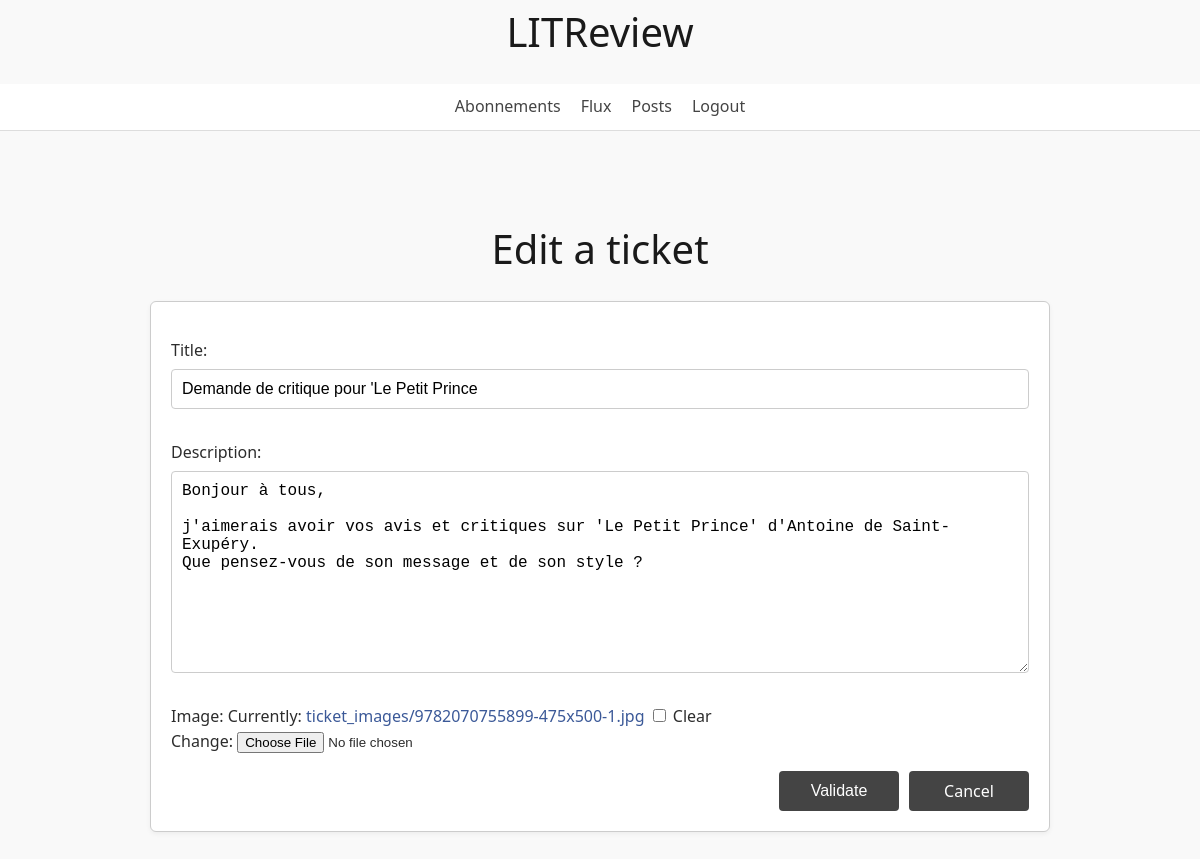
The app's page /feed/ticket/3/edit/ (signed in) with its own data.
### feed/models.py (models this page shows, shortened)
class Ticket(models.Model):
    title = models.CharField(max_length=128)
    description = models.TextField(blank=True)
    user = models.ForeignKey(settings.AUTH_USER_MODEL, on_delete=models.CASCADE)
    image = models.ImageField(upload_to="ticket_images/", blank=True, null=True)
    time_created = models.DateTimeField(auto_now_add=True)

### feed/views.py (the view)
# urls.py: path("ticket/<int:ticket_id>/edit/", views.edit_ticket, name="edit_ticket"),
@login_required
def edit_ticket(request, ticket_id):
    ticket = get_object_or_404(Ticket, id=ticket_id)
    if ticket.user != request.user:
        return HttpResponseForbidden()
    form = TicketForm(request.POST or None, request.FILES or None, instance=ticket)
    if form.is_valid():
        form.save()
        return redirect("feed")
    return render(request, "feed/ticket_form.html", {"form": form, "ticket": ticket})

### feed/forms.py
class TicketForm(forms.ModelForm):
    class Meta:
        model = Ticket
        fields = ["title", "description", "image"]

### feed/templates/feed/ticket_form.html (shortened to what this page needs)
{% extends "base_feed.html" %}
{% block content %}
<main>
<h1>{% if ticket %}Edit{% else %}Create{% endif %} a ticket</h1>
<form method="post" enctype="multipart/form-data" class="ticket">
    {{ form.as_p }}
    <div class="actions-right">
        <button type="submit" class="button">Validate</button>
        <a href="{% url 'feed' %}" class="button">Cancel</a>
    </div>
</form>
</main>
{% endblock %}

### static/css/style.css (style rules this page uses)
main { max-width: 900px; margin: 40px auto; padding: 20px; }
h1, h2, h3 { font-weight: 500; color: #1a1a1a; margin-bottom: 0.5em; }
h1 { font-size: 2.5rem; text-align: center; }
a { color: #3b5998; text-decoration: none; font-weight: 500; }
.button { display: inline-flex; align-items: center; justify-content: center; box-sizing: border-box; padding: 10px 20px; font-size: 1rem; background-color: #444; color: #fff; border: none; border-radius: 4px; cursor: pointer; transition: background-color 0.3s; min-width: 120px; height: 40px; text-align: center; line-height: 1; white-space: nowrap; margin: 0; text-decoration: none; }
.actions-right { display: flex; justify-content: flex-end; gap: 10px; margin-top: 10px; }
form input[type="text"], form input[type="email"], form input[type="password"], form textarea, form select { width: 100%; padding: 10px; margin-top: 5px; border-radius: 4px; border: 1px solid #ccc; margin-bottom: 15px; font-size: 1rem; }
.ticket, .review { background-color: #fff; padding: 20px; border-radius: 6px; border: 1px solid #ccc; margin-bottom: 20px; box-shadow: 0 2px 5px rgba(0,0,0,0.05); }

### records on screen
Ticket: title "Demande de critique pour 'Le Petit Prince", description "Bonjour à tous, j'aimerais avoir vos avis et critiques sur 'Le Petit Prince' d'Antoine de Saint-Exupéry. Que pensez-vous de son message et de son style ?"
